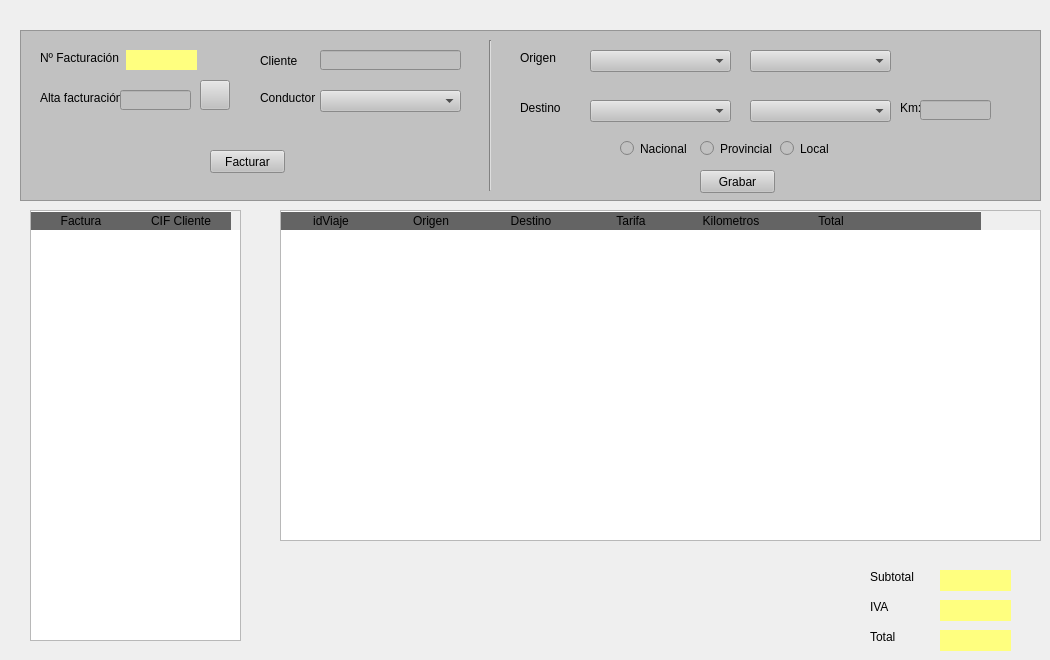
      <widget class="QWidget" name="tab">
       <attribute name="title">
        <string>Facturación</string>
       </attribute>
       <widget class="QFrame" name="frame">
        <property name="geometry">
         <rect>
          <x>20</x>
          <y>30</y>
          <width>1021</width>
          <height>171</height>
         </rect>
        </property>
        <property name="styleSheet">
         <string notr="true">background-color: rgb(193, 193, 193);</string>
        </property>
        <property name="frameShape">
         <enum>QFrame::StyledPanel</enum>
        </property>
        <property name="frameShadow">
         <enum>QFrame::Plain</enum>
        </property>
        <widget class="QLineEdit" name="txtCIFcliente">
         <property name="geometry">
          <rect>
           <x>300</x>
           <y>20</y>
           <width>141</width>
           <height>20</height>
          </rect>
         </property>
        </widget>
        <widget class="QLabel" name="label">
         <property name="geometry">
          <rect>
           <x>240</x>
           <y>20</y>
           <width>41</width>
           <height>21</height>
          </rect>
         </property>
         <property name="text">
          <string>Cliente</string>
         </property>
        </widget>
        <widget class="QLabel" name="label_2">
         <property name="geometry">
          <rect>
           <x>20</x>
           <y>60</y>
           <width>81</width>
           <height>16</height>
          </rect>
         </property>
         <property name="text">
          <string>Alta facturación</string>
         </property>
        </widget>
        <widget class="QLineEdit" name="txtAltaFacturacion">
         <property name="geometry">
          <rect>
           <x>100</x>
           <y>60</y>
           <width>71</width>
           <height>20</height>
          </rect>
         </property>
        </widget>
        <widget class="QPushButton" name="btnCalendarioFacturacion">
         <property name="geometry">
          <rect>
           <x>180</x>
           <y>50</y>
           <width>30</width>
           <height>30</height>
          </rect>
         </property>
         <property name="minimumSize">
          <size>
           <width>30</width>
           <height>30</height>
          </size>
         </property>
         <property name="maximumSize">
          <size>
           <width>30</width>
           <height>30</height>
          </size>
         </property>
         <property name="text">
          <string/>
         </property>
         <property name="icon">
          <iconset>
           <normaloff>../img/calendario.ico</normaloff>../img/calendario.ico</iconset>
         </property>
        </widget>
        <widget class="QLabel" name="label_3">
         <property name="geometry">
          <rect>
           <x>20</x>
           <y>20</y>
           <width>81</width>
           <height>16</height>
          </rect>
         </property>
         <property name="text">
          <string>Nº Facturación</string>
         </property>
        </widget>
        <widget class="QLabel" name="label_4">
         <property name="geometry">
          <rect>
           <x>240</x>
           <y>60</y>
           <width>71</width>
           <height>16</height>
          </rect>
         </property>
         <property name="text">
          <string>Conductor</string>
         </property>
        </widget>
        <widget class="QComboBox" name="cmbConductor">
         <property name="geometry">
          <rect>
           <x>300</x>
           <y>60</y>
           <width>141</width>
           <height>22</height>
          </rect>
         </property>
        </widget>
        <widget class="QPushButton" name="btnFacturar">
         <property name="geometry">
          <rect>
           <x>190</x>
           <y>120</y>
           <width>75</width>
           <height>23</height>
          </rect>
         </property>
         <property name="text">
          <string>Facturar</string>
         </property>
        </widget>
        <widget class="QLabel" name="lblFactutaciontxt">
         <property name="enabled">
          <bool>false</bool>
         </property>
         <property name="geometry">
          <rect>
           <x>106</x>
           <y>20</y>
           <width>71</width>
           <height>20</height>
          </rect>
         </property>
         <property name="styleSheet">
          <string notr="true">background-color: rgb(255, 255, 127);</string>
         </property>
         <property name="text">
          <string/>
         </property>
        </widget>
        <widget class="QLabel" name="label_5">
         <property name="geometry">
          <rect>
           <x>500</x>
           <y>20</y>
           <width>51</width>
           <height>16</height>
          </rect>
         </property>
         <property name="text">
          <string>Origen</string>
         </property>
        </widget>
        <widget class="QComboBox" name="cmbProvinciasVentas">
         <property name="geometry">
          <rect>
           <x>570</x>
           <y>20</y>
           <width>141</width>
           <height>22</height>
          </rect>
         </property>
        </widget>
        <widget class="QComboBox" name="cmbMunicipiosVentas">
         <property name="geometry">
          <rect>
           <x>730</x>
           <y>20</y>
           <width>141</width>
           <height>22</height>
          </rect>
         </property>
        </widget>
        <widget class="QComboBox" name="cmbProvinciasVentas_2">
         <property name="geometry">
          <rect>
           <x>570</x>
           <y>70</y>
           <width>141</width>
           <height>22</height>
          </rect>
         </property>
        </widget>
        <widget class="QComboBox" name="cmbMunicipiosVentas_2">
         <property name="geometry">
          <rect>
           <x>730</x>
           <y>70</y>
           <width>141</width>
           <height>22</height>
          </rect>
         </property>
        </widget>
        <widget class="QLabel" name="label_6">
         <property name="geometry">
          <rect>
           <x>500</x>
           <y>70</y>
           <width>51</width>
           <height>16</height>
          </rect>
         </property>
         <property name="text">
          <string>Destino</string>
         </property>
        </widget>
        <widget class="Line" name="line_2">
         <property name="geometry">
          <rect>
           <x>460</x>
           <y>10</y>
           <width>20</width>
           <height>151</height>
          </rect>
         </property>
         <property name="orientation">
          <enum>Qt::Vertical</enum>
         </property>
        </widget>
        <widget class="QLabel" name="label_8">
         <property name="geometry">
          <rect>
           <x>880</x>
           <y>70</y>
           <width>51</width>
           <height>16</height>
          </rect>
         </property>
         <property name="text">
          <string>Km:</string>
         </property>
        </widget>
        <widget class="QLineEdit" name="txtKm">
         <property name="geometry">
          <rect>
           <x>900</x>
           <y>70</y>
           <width>71</width>
           <height>20</height>
          </rect>
         </property>
         <property name="alignment">
          <set>Qt::AlignRight|Qt::AlignTrailing|Qt::AlignVCenter</set>
         </property>
        </widget>
        <widget class="QPushButton" name="btnGrabar">
         <property name="geometry">
          <rect>
           <x>680</x>
           <y>140</y>
           <width>75</width>
           <height>23</height>
          </rect>
         </property>
         <property name="text">
          <string>Grabar</string>
         </property>
        </widget>
        <widget class="QRadioButton" name="rbtProvincial">
         <property name="enabled">
          <bool>false</bool>
         </property>
         <property name="geometry">
          <rect>
           <x>680</x>
           <y>110</y>
           <width>82</width>
           <height>17</height>
          </rect>
         </property>
         <property name="styleSheet">
          <string notr="true">font: 75 8pt &quot;MS Shell Dlg 2&quot;;
color:rgb(0, 0, 0)</string>
         </property>
         <property name="text">
          <string>Provincial</string>
         </property>
         <attribute name="buttonGroup">
          <string notr="true">buttonGroup</string>
         </attribute>
        </widget>
        <widget class="QRadioButton" name="rbtLocal">
         <property name="enabled">
          <bool>false</bool>
         </property>
         <property name="geometry">
          <rect>
           <x>760</x>
           <y>110</y>
           <width>82</width>
           <height>17</height>
          </rect>
         </property>
         <property name="styleSheet">
          <string notr="true">font: 75 8pt &quot;MS Shell Dlg 2&quot;;
color:rgb(0, 0, 0)</string>
         </property>
         <property name="text">
          <string>Local</string>
         </property>
         <attribute name="buttonGroup">
          <string notr="true">buttonGroup</string>
         </attribute>
        </widget>
        <widget class="QRadioButton" name="rbtNacional">
         <property name="enabled">
          <bool>false</bool>
         </property>
         <property name="geometry">
          <rect>
           <x>600</x>
           <y>110</y>
           <width>71</width>
           <height>17</height>
          </rect>
         </property>
         <property name="styleSheet">
          <string notr="true">font: 75 8pt &quot;MS Shell Dlg 2&quot;;
color:rgb(0, 0, 0)</string>
         </property>
         <property name="text">
          <string>Nacional</string>
         </property>
         <attribute name="buttonGroup">
          <string notr="true">buttonGroup</string>
         </attribute>
        </widget>
       </widget>
       <widget class="QTableWidget" name="tablaFacturas">
        <property name="geometry">
         <rect>
          <x>30</x>
          <y>210</y>
          <width>211</width>
          <height>431</height>
         </rect>
        </property>
        <property name="styleSheet">
         <string notr="true">QHeaderView::section:horizontal
{
border-top: 1px solid #ffffff;
color:'white';
font: 300 11pt &quot;Arial&quot;;
background-color:rgb(100,100,100);
}</string>
        </property>
        <property name="editTriggers">
         <set>QAbstractItemView::NoEditTriggers</set>
        </property>
        <property name="selectionBehavior">
         <enum>QAbstractItemView::SelectRows</enum>
        </property>
        <attribute name="verticalHeaderVisible">
         <bool>false</bool>
        </attribute>
        <column>
         <property name="text">
          <string>Factura</string>
         </property>
        </column>
        <column>
         <property name="text">
          <string>CIF Cliente</string>
         </property>
        </column>
       </widget>
       <widget class="QTableWidget" name="tabViajes">
        <property name="geometry">
         <rect>
          <x>280</x>
          <y>210</y>
          <width>761</width>
          <height>331</height>
         </rect>
        </property>
        <property name="styleSheet">
         <string notr="true">QHeaderView::section:horizontal
{
border-top: 1px solid #ffffff;
color:'white';
font: 300 11pt &quot;Arial&quot;;
background-color:rgb(100,100,100);
}</string>
        </property>
        <property name="editTriggers">
         <set>QAbstractItemView::NoEditTriggers</set>
        </property>
        <property name="alternatingRowColors">
         <bool>true</bool>
        </property>
        <property name="selectionBehavior">
         <enum>QAbstractItemView::SelectRows</enum>
        </property>
        <attribute name="verticalHeaderVisible">
         <bool>false</bool>
        </attribute>
        <column>
         <property name="text">
          <string>idViaje</string>
         </property>
        </column>
        <column>
         <property name="text">
          <string>Origen</string>
         </property>
        </column>
        <column>
         <property name="text">
          <string>Destino</string>
         </property>
        </column>
        <column>
         <property name="text">
          <string>Tarifa</string>
         </property>
        </column>
        <column>
         <property name="text">
          <string>Kilometros</string>
         </property>
        </column>
        <column>
         <property name="text">
          <string>Total</string>
         </property>
        </column>
        <column>
         <property name="text">
          <string/>
         </property>
        </column>
       </widget>
       <widget class="QLabel" name="lbl_subTotal">
        <property name="geometry">
         <rect>
          <x>940</x>
          <y>570</y>
          <width>71</width>
          <height>21</height>
         </rect>
        </property>
        <property name="styleSheet">
         <string notr="true">background-color: rgb(255, 255, 127);</string>
        </property>
        <property name="text">
         <string/>
        </property>
        <property name="alignment">
         <set>Qt::AlignCenter</set>
        </property>
       </widget>
       <widget class="QLabel" name="lbl_total">
        <property name="geometry">
         <rect>
          <x>940</x>
          <y>630</y>
          <width>71</width>
          <height>21</height>
         </rect>
        </property>
        <property name="styleSheet">
         <string notr="true">background-color: rgb(255, 255, 127);</string>
        </property>
        <property name="text">
         <string/>
        </property>
        <property name="alignment">
         <set>Qt::AlignCenter</set>
        </property>
       </widget>
       <widget class="QLabel" name="lbl_iva">
        <property name="geometry">
         <rect>
          <x>940</x>
          <y>600</y>
          <width>71</width>
          <height>21</height>
         </rect>
        </property>
        <property name="styleSheet">
         <string notr="true">background-color: rgb(255, 255, 127);</string>
        </property>
        <property name="text">
         <string/>
        </property>
        <property name="alignment">
         <set>Qt::AlignCenter</set>
        </property>
       </widget>
       <widget class="QLabel" name="label_7">
        <property name="geometry">
         <rect>
          <x>870</x>
          <y>570</y>
          <width>47</width>
          <height>13</height>
         </rect>
        </property>
        <property name="text">
         <string>Subtotal</string>
        </property>
       </widget>
       <widget class="QLabel" name="label_9">
        <property name="geometry">
         <rect>
          <x>870</x>
          <y>600</y>
          <width>47</width>
          <height>13</height>
         </rect>
        </property>
        <property name="text">
         <string>IVA</string>
        </property>
       </widget>
       <widget class="QLabel" name="label_10">
        <property name="geometry">
         <rect>
          <x>870</x>
          <y>630</y>
          <width>47</width>
          <height>13</height>
         </rect>
        </property>
        <property name="text">
         <string>Total</string>
        </property>
       </widget>
      </widget>
